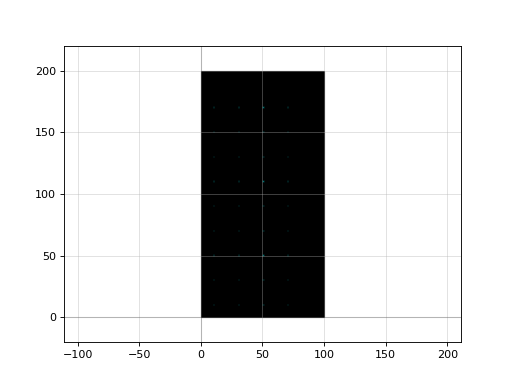

Generate this figure with Python:
import gdsfactory as gf

c = gf.components.rectangle_with_slits(size=[100.0, 200.0], layer='WG', layer_slit='SLAB150', centered=False, slit_size=[1.0, 1.0], slit_spacing=[20, 20], slit_enclosure=10)
c.plot()
